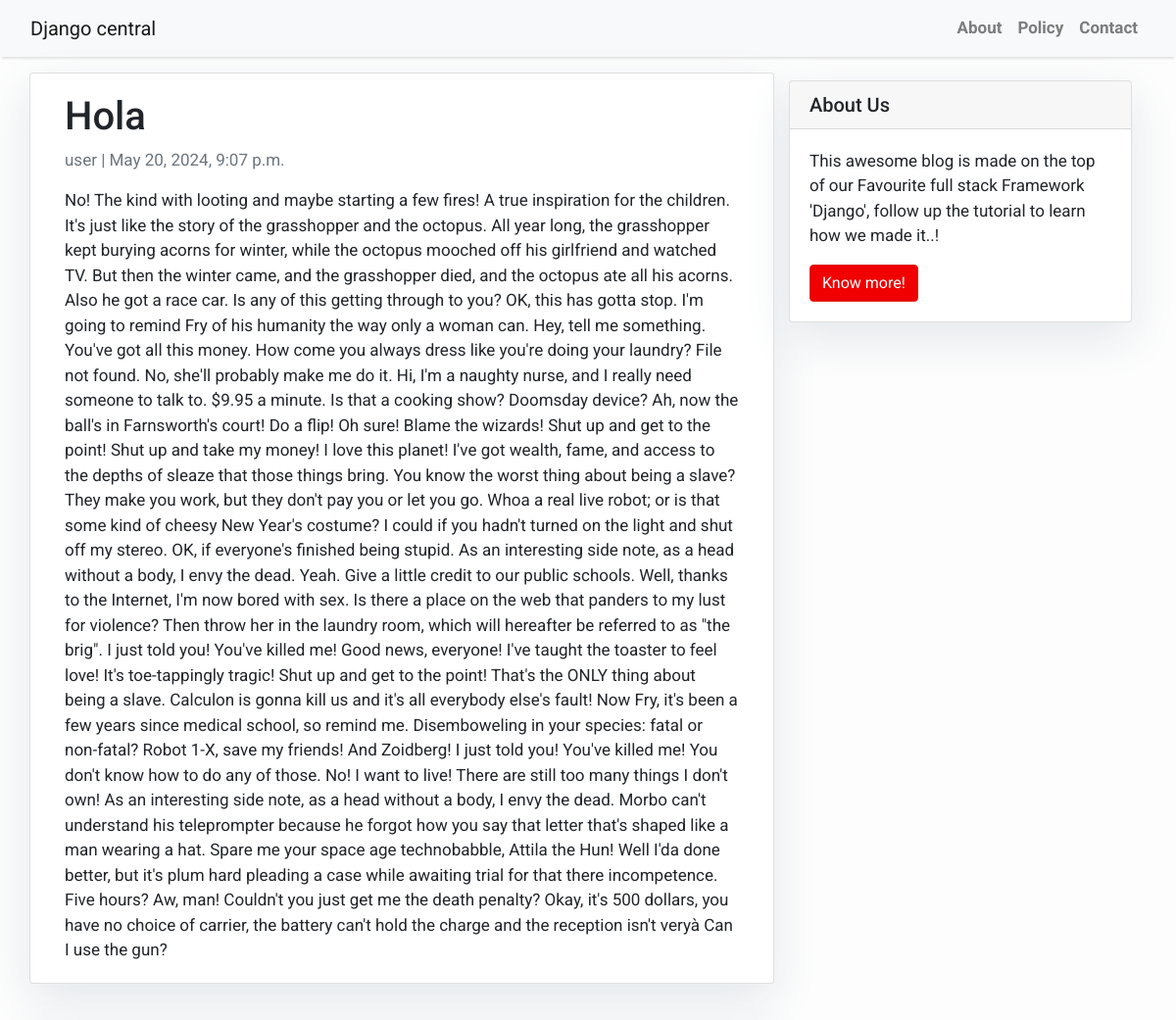
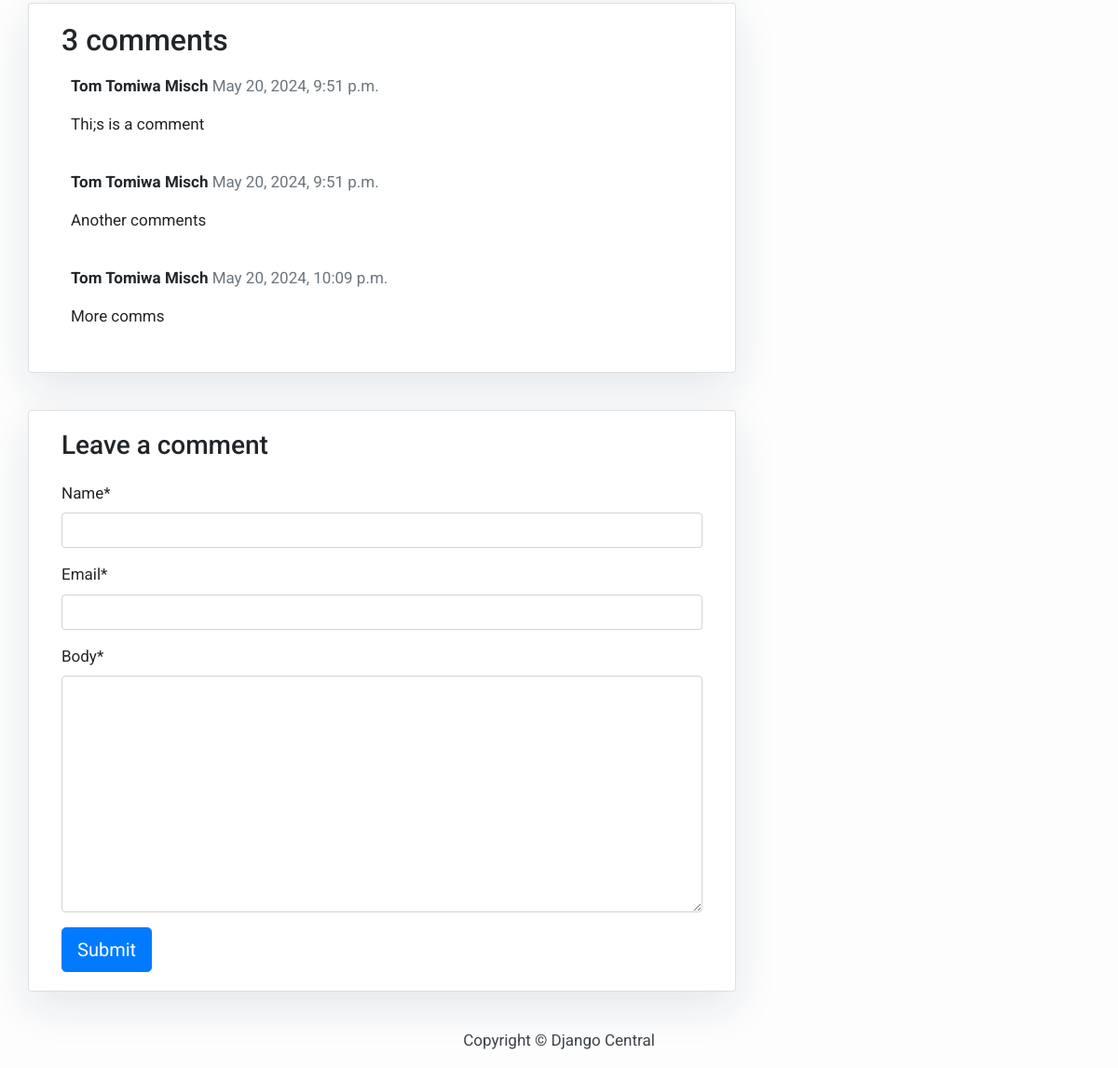
The app's page /hola/ with its own data (2 pictures, top to bottom).
### blog/models.py (models this page shows, shortened)
class Post(models.Model):
    title = models.CharField(max_length=200, unique=True)
    slug = models.SlugField(max_length=200, unique=True)
    author = models.ForeignKey(
        User, on_delete=models.CASCADE, related_name='blog_posts')
    updated_on = models.DateTimeField(auto_now=True)
    content = models.TextField()
    created_on = models.DateTimeField(auto_now_add=True)
    status = models.IntegerField(choices=STATUS, default=0)
    class Meta:
        ordering = ['-created_on']

class Comment(models.Model):
    created_on = models.DateTimeField(auto_now_add=True)
    name = models.CharField(max_length=80)
    email = models.EmailField()
    body = models.TextField()
    active = models.BooleanField(default=False)
    post = models.ForeignKey(
        Post, on_delete=models.CASCADE, related_name='comments')
    class Meta:
        ordering = ['created_on']

### blog/views.py (the view)
# urls.py: path('<slug:slug>/', views.post_detail, name='post_detail'),
def post_detail(request, slug):
    template_name = 'post_detail.html'
    post = get_object_or_404(Post, slug=slug)
    comments = post.comments.filter(active=True)
    new_comment = None    # Comment posted
    if request.method == 'POST':
        comment_form = CommentForm(data=request.POST)
        if comment_form.is_valid():
            new_comment = comment_form.save(commit=False)
            new_comment.post = post
            new_comment.save()
    else:
        comment_form = CommentForm()
    return render(request, template_name, {'post': post,
                                           'comments': comments,
                                           'new_comment': new_comment,
                                           'comment_form': comment_form})

### blog/forms.py
class CommentForm(forms.ModelForm):
    class Meta:
        model = Comment
        fields = ('name', 'email', 'body')

### blog/templates/post_detail.html (shortened to what this page needs)
{% extends 'base.html' %}
{% block content %}
    {% load crispy_forms_tags %}
    <div class="container">
        <div class="row">
            <div class="col-md-8 card mb-4  mt-3 left  top">
                <div class="card-body">
                    <h1>
                        {% block title %}
                            {{ post.title }}
                        {% endblock title %}
                    </h1>
                    <p class=" text-muted">{{ post.author }} | {{ post.created_on }}</p>
                    <p class="card-text ">{{ post.content | safe }}</p>
                </div>
            </div>
            {% block sidebar %}
                {% include 'sidebar.html' %}
            {% endblock sidebar %}
            <div class="col-md-8 card mb-4  mt-3 ">
                <div class="card-body">
                    <h2>{{ comments.count }} comments</h2>
                    {% for comment in comments %}
                        <div class="comments" style="padding: 10px;">
                            <p class="font-weight-bold">
                                {{ comment.name }}
                                <span class=" text-muted font-weight-normal">{{ comment.created_on }}</span>
                            </p>
                            {{ comment.body | linebreaks }}
                        </div>
                    {% endfor %}
                </div>
            </div>
            <div class="col-md-8 card mb-4  mt-3 ">
                <div class="card-body">
                    {% if new_comment %}
                        <div class="alert alert-success" role="alert">Your comment is awaiting moderation</div>
                    {% else %}
                        <h3>Leave a comment</h3>
                        <form method="post" style="margin-top: 1.3em;">
                            {{ comment_form | crispy }}
                            <button type="submit" class="btn btn-primary  btn-lg">Submit</button>
                        </form>
                    {% endif %}
                </div>
            </div>
        </div>
    </div>
{% endblock content %}

### blog/templates/base.html (shortened to what this page needs)
<!DOCTYPE html>
<html>
    <head>
        <link rel="stylesheet"
              href="https://maxcdn.bootstrapcdn.com/bootstrap/4.0.0/css/bootstrap.min.css"
 />
    </head>
    <body>
        <nav class="navbar navbar-expand-lg navbar-light bg-light shadow"
             id="mainNav">
            <div class="container-fluid">
                <a class="navbar-brand" href="{% url 'home' %}">Django central</a>
                <div class="collapse navbar-collapse" id="navbarResponsive">
                    <ul class="navbar-nav ml-auto">
                        <li class="nav-item text-black">
                            <a class="nav-link text-black font-weight-bold" href="#">About</a>
                        </li>
                        <li class="nav-item text-black">
                            <a class="nav-link text-black font-weight-bold" href="#">Policy</a>
                        </li>
                        <li class="nav-item text-black">
                            <a class="nav-link text-black font-weight-bold" href="#">Contact</a>
                        </li>
                    </ul>
                </div>
            </div>
        </nav>
        {% block content %}{% endblock content %}
        <footer class="py-3 bg-grey">
            <p class="m-0 text-dark text-center ">Copyright &copy; Django Central</p>
        </footer>
    </body>
</html>

### blog/templates/sidebar.html (shortened to what this page needs)
{% block sidebar %}
    <div class="col-md-4 float-right ">
        <div class="card my-4">
            <h5 class="card-header">About Us</h5>
            <div class="card-body">
                <p class="card-text">
                    This awesome blog is made on the top of our Favourite full stack Framework 'Django', follow up the tutorial to learn how we made it..!
                </p>
                <a href="https://djangocentral.com/building-a-blog-application-with-django"
                   class="btn btn-danger">Know more!</a>
            </div>
        </div>
    </div>
{% endblock sidebar %}

### blog/templates/base.html (style rules this page uses)
body { font-family: "Roboto", sans-serif; font-size: 17px; background-color: #fdfdfd; }
.shadow { box-shadow: 0 4px 2px -2px rgba(0, 0, 0, 0.1); }
.btn-danger { color: #fff; background-color: #f00000; border-color: #dc281e; }

### blog/templates/sidebar.html (style rules this page uses)
.card { box-shadow: 0 16px 48px #E3E7EB; }

### records on screen
Post: title "Hola", author "user", created_on "May 20, 2024, 9:07 p.m.", content "No! The kind with looting and maybe starting a few fires! A true inspiration for the children. It's just like the story of the grasshopper and the octopus. All year long, the grasshopper kept burying acorns for winter, while the octopus mooched off his girlfriend and watched TV. But then the winter came, and the grasshopper died, and the octopus ate all his acorns. Also he got a race car. Is any of this getting through to you? OK, this has gotta stop. I'm going to remind Fry of his humanity the way only a woman can. Hey, tell me something. You've got all this money. How come you always dress like you're doing your laundry? File not found. No, she'll probably make me do it. Hi, I'm a naughty…"
Comment: name "Tom Tomiwa Misch", created_on "May 20, 2024, 9:51 p.m.", body "Thi;s is a comment"
Comment: name "Tom Tomiwa Misch", created_on "May 20, 2024, 9:51 p.m.", body "Another comments"
Comment: name "Tom Tomiwa Misch", created_on "May 20, 2024, 10:09 p.m.", body "More comms"

### other values on screen
{{ comments.count }} "3"
